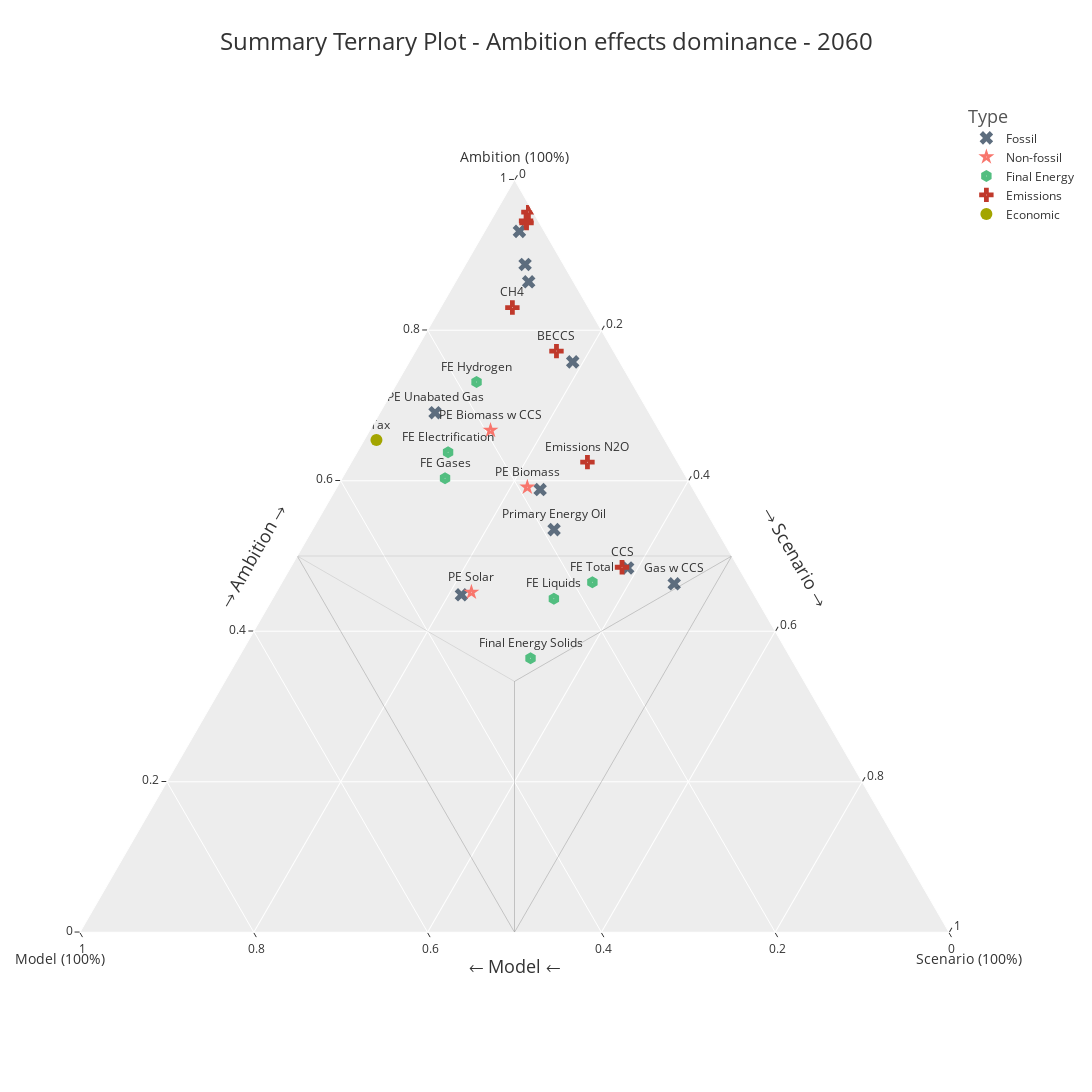

Here is the notebook cell this chart was saved with:
### Markdown cell above
Figure 13: Ternary Plot – Focus on the Climate Ambition factor effects 2060

### Code cell
# Figure 13: Ternary Plot for all variables 2060, focus on Ambition - cleaned version of the code to match the paper

# -----------
# Setup the style parameters
# -----------
sns.set()
sns.set_style("white")
plt.rcParams['figure.dpi']= 100
plt.rcParams['figure.figsize'] = (20,6)
plt.rc("savefig", dpi=150)
plt.rc("font", size=14)

# -----------
# Choose columns to plot and filter the data accordingly
# -----------
cols = [ 
    'Variable',
    'Year',
    'R2_Amb_Shapley_norm',
    'R2_Mod_Shapley_norm',
    'R2_Scen_Shapley_norm',
    'Type'
    ]

data = df_all[cols]

# -----------
# Rename the variables to be plotted for better readability
# -----------
var_name_replacements = {
    'Emissions CO2 Carbon Capture and Storage': 'CCS',
    'Primary Energy': '',
    'Final Energy': 'FE Total',
    'Primary Energy Unabated Gas': 'PE Unabated Gas',
    'Emissions CO2 Carbon Capture and Storage Biomass': 'BECCS',
    'Primary Energy Fossil': '',
    'Primary Energy Biomass w CCS': 'PE Biomass w CCS',
    'Primary Energy Gas': '',
    'Primary Energy Solar': 'PE Solar',
    'Primary Energy Unabated Fossil': '',
    'Primary Energy Unabated Oil': '',
    'Primary Energy Biomass': 'PE Biomass',
    'Final Energy Electrification': 'FE Electrification',
    'Emissions CH4': 'CH4',
    'Primary Energy Coal': '',
    'Final Energy Gases': 'FE Gases',
    'Emissions Kyoto Gases': '',
    'Primary Energy Unabated Coal': '',
    'Emissions CO2 Fossil Fuels and Industry': '',
    'Emissions CO2': '',
    'Price Carbon': 'CTax',
    'Final Energy Hydrogen': 'FE Hydrogen',
    'Final Energy Liquids': 'FE Liquids',
    'Primary Energy Gas w CCS': 'Gas w CCS',


    }

# Replace values in the "Variable" column using dictionary
data['Variable'] = data['Variable'].replace(var_name_replacements)

# -----------
# Filter the data to show only the needed data points that highlight the Ambition effects dominance
# -----------
data = data.query('Year == 2060 and R2_Amb_Shapley_norm >= 0.3 and R2_Scen_Shapley_norm < 0.5 and R2_Mod_Shapley_norm < 0.5')\
            .query('Variable != "Primary Energy Non Biomass Renewables"')\

# -----------
# Plot the data
# -----------
fig = px.scatter_ternary(
    data.query('Year ==2060'), 
    a="R2_Amb_Shapley_norm", 
    b="R2_Mod_Shapley_norm", 
    c="R2_Scen_Shapley_norm",
    symbol="Type",
    color='Type',
    template= "ggplot2",
    symbol_map={"Emissions":"cross-dot", 'Final Energy':'hexagon-dot',"Fossil":"x","Non-fossil":"star-dot","Land":"square-x"},
    color_discrete_map={"Emissions":"#C0392B", "Non-Fossil":"#F4D03F", 'Final Energy':'#52BE80',"Fossil":"#5D6D7E","Land":"LightSkyBlue"},
    labels={"R2_Amb_Shapley_norm": "Ambition (100%)",
            "R2_Mod_Shapley_norm": "Model (100%)",
            "R2_Scen_Shapley_norm": "Scenario (100%)"},
    title="Summary Ternary Plot - Ambition effects dominance - 2060",
    hover_name='Variable',
    text= data['Variable'],
    animation_frame='Year',
    width=1200,
    height=1200,
    )

# -----------
# Lines connecting mid-point of each axis to mid-point of the plot
# -----------
fig.add_trace(
    go.Scatterternary(a=[0.5, 0.5,0.5, 0.5,0, 0.5],
                      b=[0.5, 0.5,0, 0.5,0.5, 0.5],
                      c=[0, 0.5,0.5, 0.5,0.5, 0.5],
                      mode='lines',
                      marker=dict(color='black'),
                      line=dict(width=0.1),
                      showlegend=False,
                      )
                )

# Lines connecting mid-points of all axes together
fig.add_trace(
    go.Scatterternary(a=[0.5, 0,0.5, 0.5,0, 0.5],
                      b=[0, 0.5,0, 0.5,0.5, 0.5],
                      c=[0.5, 0.5,0.5, 0,0.5, 0],
                      mode='lines',
                      marker=dict(color='black'),
                      line=dict(width=0.1),
                      showlegend=False,
                      
                      )
                )

fig.update_traces(
    marker=dict(
        size=12),
    textposition='top center'
    )
# Add annotations and visual elements
fig.update_layout(
    legend_title="Type",
    legend_title_font_color="#545454",
    legend_title_font_size=18,
    title_font_size=24,
    annotations=[
        dict(
            x=0.87,
            y=0.5,
            xref="paper",
            yref="paper",
            text="\u2192 Scenario \u2192",
            showarrow=False,
            font=dict(
                size=18,
            ),
            textangle=60
        ),
        dict(
            x=0.5,
            y=0.035,
            xref="paper",
            yref="paper",
            text="\u2190 Model \u2190",
            showarrow=False,
            font=dict(
                size=18,
            ),
            textangle=0
        ),
        dict(
            x=0.15,
            y=0.5,
            xref="paper",
            yref="paper",
            text="\u2192 Ambition \u2192",
            showarrow=False,
            font=dict(
                size=18,
            ),
            textangle=-60
        )

    ]
)

fig.show()

# Save the plot
fig.write_image("Figure_13_Ternary_Plot_2060_Ambition_Effects.png")

### Figure 1 — Plotly figure (JSON) as saved in the notebook; plotly's stock layout.template omitted (floating-point values rounded to 4 significant figures)
{"data": [{"a": [0.4841, 0.7579, 0.8874, 0.8644, 0.9314, 0.5351, 0.5883, 0.4485, 0.463, 0.6904], "b": [0.1278, 0.05405, 0.04415, 0.05149, 0.02867, 0.1869, 0.1763, 0.3369, 0.08472, 0.2463], "c": [0.3882, 0.188, 0.06848, 0.08415, 0.03994, 0.278, 0.2354, 0.2147, 0.4523, 0.06338], "hovertemplate": "<b>%{hovertext}</b><br><br>Type=Fossil<br>Year=2060<br>Ambition (100%)=%{a}<br>Model (100%)=%{b}<br>Scenario (100%)=%{c}<br>text=%{text}<extra></extra>", "hovertext": ["", "", "", "", "", "Primary Energy Oil", "", "", "Gas w CCS", "PE Unabated Gas"], "legendgroup": "Fossil", "marker": {"color": "#5D6D7E", "size": 12, "symbol": "x"}, "mode": "markers+text", "name": "Fossil", "showlegend": true, "subplot": "ternary", "text": ["", "", "", "", "", "Primary Energy Oil", "", "", "Gas w CCS", "PE Unabated Gas"], "textposition": "top center", "type": "scatterternary"}, {"a": [0.4518, 0.5914, 0.667], "b": [0.3237, 0.1895, 0.1941], "c": [0.2245, 0.219, 0.1389], "hovertemplate": "<b>%{hovertext}</b><br><br>Type=Non-fossil<br>Year=2060<br>Ambition (100%)=%{a}<br>Model (100%)=%{b}<br>Scenario (100%)=%{c}<br>text=%{text}<extra></extra>", "hovertext": ["PE Solar", "PE Biomass", "PE Biomass w CCS"], "legendgroup": "Non-fossil", "marker": {"color": "#F8766D", "size": 12, "symbol": "star-dot"}, "mode": "markers+text", "name": "Non-fossil", "showlegend": true, "subplot": "ternary", "text": ["PE Solar", "PE Biomass", "PE Biomass w CCS"], "textposition": "top center", "type": "scatterternary"}, {"a": [0.4651, 0.6034, 0.4431, 0.364, 0.7312, 0.6378], "b": [0.1778, 0.2782, 0.2331, 0.2996, 0.1781, 0.2575], "c": [0.3571, 0.1184, 0.3238, 0.3364, 0.09074, 0.1047], "hovertemplate": "<b>%{hovertext}</b><br><br>Type=Final Energy<br>Year=2060<br>Ambition (100%)=%{a}<br>Model (100%)=%{b}<br>Scenario (100%)=%{c}<br>text=%{text}<extra></extra>", "hovertext": ["FE Total", "FE Gases", "FE Liquids", "Final Energy Solids", "FE Hydrogen", "FE Electrification"], "legendgroup": "Final Energy", "marker": {"color": "#52BE80", "size": 12, "symbol": "hexagon-dot"}, "mode": "markers+text", "name": "Final Energy", "showlegend": true, "subplot": "ternary", "text": ["FE Total", "FE Gases", "FE Liquids", "Final Energy Solids", "FE Hydrogen", "FE Electrification"], "textposition": "top center", "type": "scatterternary"}, {"a": [0.9569, 0.8301, 0.6247, 0.9426, 0.4851, 0.7722, 0.9454], "b": [0.005522, 0.08738, 0.1037, 0.0149, 0.1338, 0.06558, 0.01401], "c": [0.03753, 0.0825, 0.2716, 0.04254, 0.3812, 0.1622, 0.04062], "hovertemplate": "<b>%{hovertext}</b><br><br>Type=Emissions<br>Year=2060<br>Ambition (100%)=%{a}<br>Model (100%)=%{b}<br>Scenario (100%)=%{c}<br>text=%{text}<extra></extra>", "hovertext": ["", "CH4", "Emissions N2O", "", "CCS", "BECCS", ""], "legendgroup": "Emissions", "marker": {"color": "#C0392B", "size": 12, "symbol": "cross-dot"}, "mode": "markers+text", "name": "Emissions", "showlegend": true, "subplot": "ternary", "text": ["", "CH4", "Emissions N2O", "", "CCS", "BECCS", ""], "textposition": "top center", "type": "scatterternary"}, {"a": [0.654], "b": [0.3319], "c": [0.01411], "hovertemplate": "<b>%{hovertext}</b><br><br>Type=Economic<br>Year=2060<br>Ambition (100%)=%{a}<br>Model (100%)=%{b}<br>Scenario (100%)=%{c}<br>text=%{text}<extra></extra>", "hovertext": ["CTax"], "legendgroup": "Economic", "marker": {"color": "#A3A500", "size": 12, "symbol": "circle"}, "mode": "markers+text", "name": "Economic", "showlegend": true, "subplot": "ternary", "text": ["CTax"], "textposition": "top center", "type": "scatterternary"}, {"a": [0.5, 0.5, 0.5, 0.5, 0, 0.5], "b": [0.5, 0.5, 0, 0.5, 0.5, 0.5], "c": [0, 0.5, 0.5, 0.5, 0.5, 0.5], "line": {"width": 0.1}, "marker": {"color": "black", "size": 12}, "mode": "lines", "showlegend": false, "textposition": "top center", "type": "scatterternary"}, {"a": [0.5, 0, 0.5, 0.5, 0, 0.5], "b": [0, 0.5, 0, 0.5, 0.5, 0.5], "c": [0.5, 0.5, 0.5, 0, 0.5, 0], "line": {"width": 0.1}, "marker": {"color": "black", "size": 12}, "mode": "lines", "showlegend": false, "textposition": "top center", "type": "scatterternary"}], "layout": {"annotations": [{"font": {"size": 18}, "showarrow": false, "text": "→ Scenario →", "textangle": 60, "x": 0.87, "xref": "paper", "y": 0.5, "yref": "paper"}, {"font": {"size": 18}, "showarrow": false, "text": "← Model ←", "textangle": 0, "x": 0.5, "xref": "paper", "y": 0.035, "yref": "paper"}, {"font": {"size": 18}, "showarrow": false, "text": "→ Ambition →", "textangle": -60, "x": 0.15, "xref": "paper", "y": 0.5, "yref": "paper"}], "height": 1200, "legend": {"title": {"font": {"color": "#545454", "size": 18}, "text": "Type"}, "tracegroupgap": 0}, "ternary": {"aaxis": {"title": {"text": "Ambition (100%)"}}, "baxis": {"title": {"text": "Model (100%)"}}, "caxis": {"title": {"text": "Scenario (100%)"}}, "domain": {"x": [0, 1], "y": [0, 1]}}, "title": {"font": {"size": 24}, "text": "Summary Ternary Plot - Ambition effects dominance - 2060"}, "width": 1200}}
